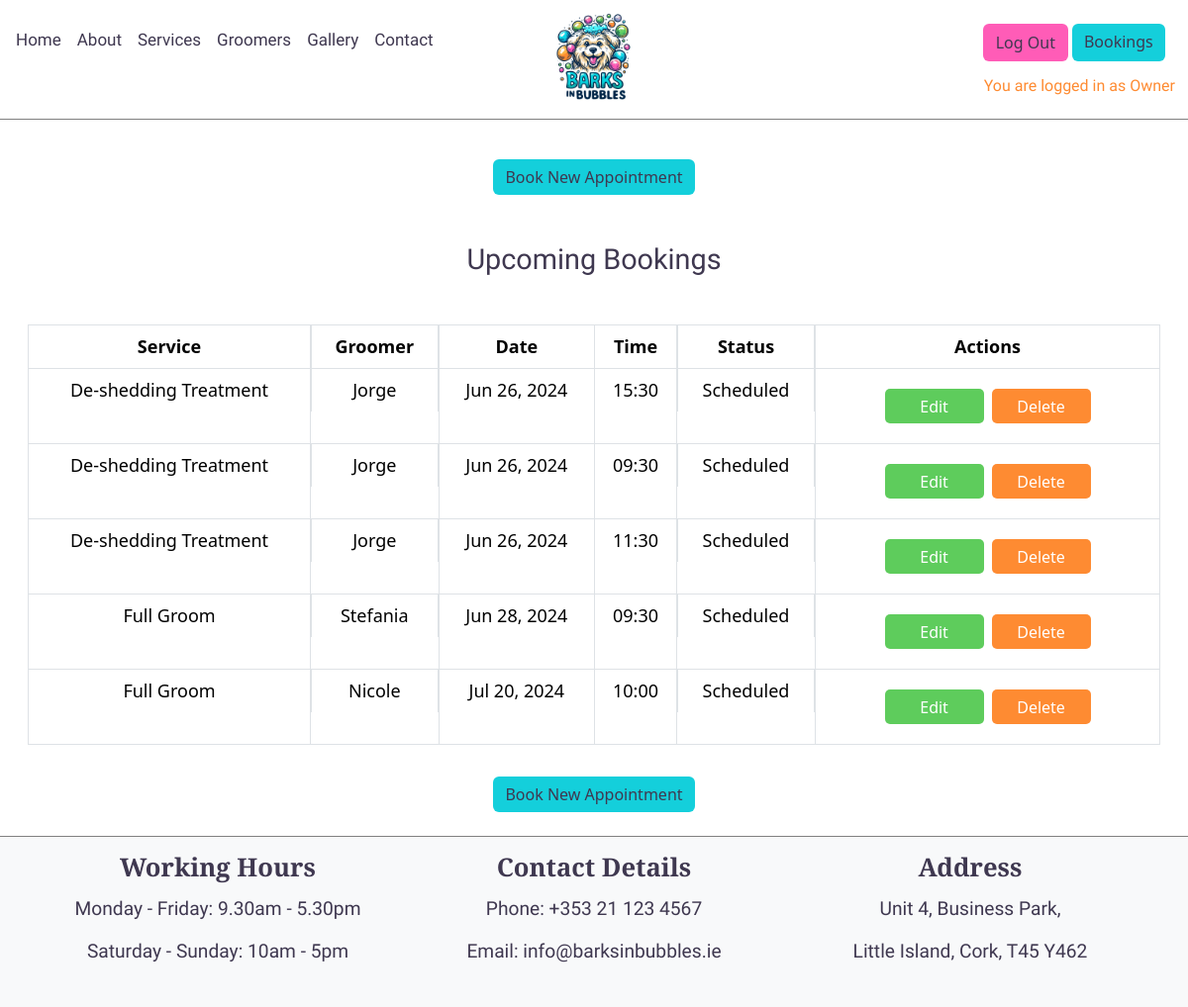
The app's page /appointment/my-appointments/ (signed in), older data.
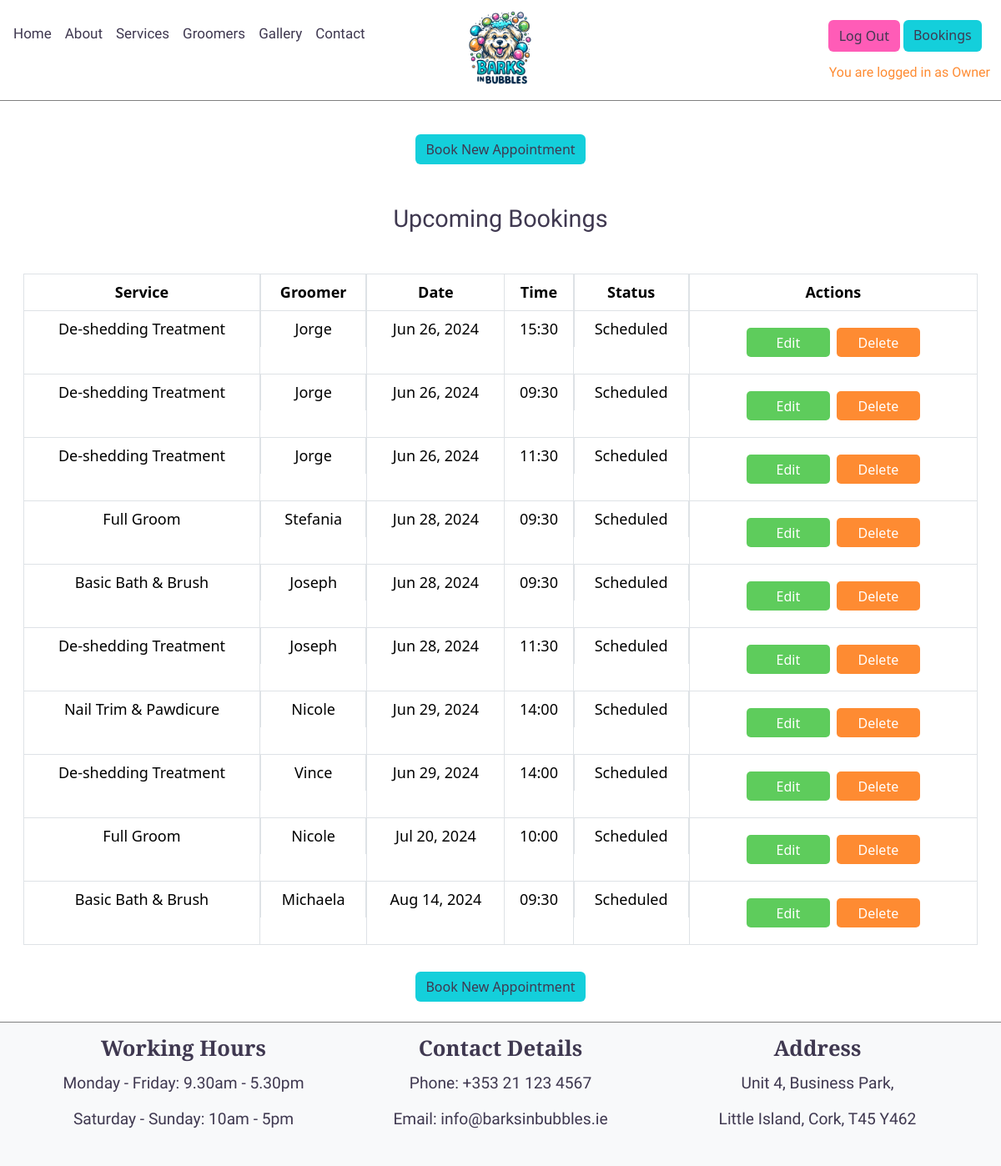
The same page, newer data.
### appointment/models.py (models this page shows, shortened)
class Appointment(models.Model):
    STATUS_CHOICES = [
        ('scheduled', 'Scheduled'),
        ('completed', 'Completed'),
        ('cancelled', 'Cancelled'),
    ]
    user = models.ForeignKey(User, on_delete=models.CASCADE)
    service = models.ForeignKey(Services, on_delete=models.CASCADE)
    groomer = models.ForeignKey(Groomers, on_delete=models.CASCADE)
    date = models.DateField(default=timezone.now)
    time = models.TimeField(default=time(9, 0))
    status = models.CharField(max_length=10,
                              choices=STATUS_CHOICES, default='scheduled')
    created_at = models.DateTimeField(auto_now_add=True)

### home/models.py (models this page shows, shortened)
class Services(models.Model):
    id = models.AutoField(primary_key=True)
    service_image = CloudinaryField('image', default='placeholder')
    name = models.CharField(max_length=200)
    description = models.TextField()
    price = models.DecimalField(max_digits=10, decimal_places=2)
    duration = models.DurationField()
    created_at = models.DateTimeField()
    position = models.PositiveIntegerField(default=0)
    class Meta:
        verbose_name_plural = "Services"
        ordering = ['position']
    """
    Convert duration (timedelta) to a string
    formatted as 'Xh Ym' representing hours and minutes.
    Source: https://stackoverflow.com/questions/2119472/
    convert-a-timedelta-to-days-hours-and-minutes
    """

### groomers/models.py (models this page shows, shortened)
class Groomers(models.Model):
    id = models.AutoField(primary_key=True)
    groomer_image = CloudinaryField('image', default='placeholder')
    name = models.CharField(max_length=200)
    description = models.TextField()
    updated_on = models.DateTimeField(auto_now=True)
    class Meta:
        verbose_name_plural = "Groomers"

### appointment/views.py (the view)
# urls.py: path('my-appointments/', my_appointments, name='my_appointments'),
def my_appointments(request):
    if request.user.is_authenticated:
        appointments = (
            Appointment.objects.filter(user=request.user).order_by('date')
            )
        return render(request,
                      "appointment/my_appointments.html",
                      {'appointments': appointments})
    else:
        return redirect(reverse('account_login'))

### appointment/templates/appointment/my_appointments.html (shortened to what this page needs)
{% extends 'base.html' %}
{% load static %}
{% block content %}
<div class="container-fluid mt-4">
  <div class="row justify-content-center mx-1">
      <div class="col-12">
          <div class="d-flex flex-column align-items-center">
              <a href="{% url 'appointment' %}" class="btn btn-book mt-3 w-45">Book New Appointment</a>
          </div> {% if user.is_authenticated and appointments %} <h1 class="text-center my-5">Upcoming Bookings</h1>
          <table class="table table-bordered text-center">
              <thead>
                  <tr>
                      <th>Service</th>
                      <th class="d-none d-lg-block">Groomer</th>
                      <th>Date</th>
                      <th>Time</th>
                      <th class="d-none d-lg-block">Status</th>
                      <th>Actions</th>
                  </tr>
              </thead>
              <tbody> {% for appointment in appointments %} <tr>
                      <td>{{ appointment.service.name }}</td>
                      <td class="d-none d-lg-block">{{ appointment.groomer.name }}</td>
                      <td>{{ appointment.date|date:"M d, Y" }}</td>
                      <td>{{ appointment.time|time:"H:i" }}</td>
                      <td class="d-none d-lg-block">{{ appointment.get_status_display }}</td>
                      <td>
                          <div class="d-flex flex-column flex-md-row justify-content-center my-md-2 mx-3">
                              <button class="btn btn-edit m-1" data-appointment-id="{{ appointment.id }}">Edit</button>
                              <button class="btn btn-delete m-1" data-appointment-id="{{ appointment.id }}">Delete</button>
                          </div>
                      </td>
                  </tr> {% endfor %} </tbody>
          </table>
          <div class="d-flex flex-column align-items-center">
              <a href="{% url 'appointment' %}" class="btn btn-book mt-3 w-45 mb-4">Book New Appointment</a>
          </div> {% endif %}
      </div>
  </div>
</div>
{% endblock %}

### templates/base.html (shortened to what this page needs)
{% load static %}
{% url 'home' as home_url %}
{% url 'gallery' as gallery_url %}
{% url 'contact' as contact_url %}
{% url 'groomers' as groomers_url %}
{% url 'account_login' as login_url %}
{% url 'account_signup' as signup_url %}
{% url 'account_logout' as logout_url %}
<!DOCTYPE html>
<html lang="en">
    <head>
        <link href="https://cdn.jsdelivr.net/npm/bootstrap@5.3.3/dist/css/bootstrap.min.css" rel="stylesheet"
>
        <link rel="stylesheet" href="{% static 'css/style.css' %}">
    </head>
    <body class="d-flex flex-column min-vh-100">
        <header class=" navbar-light bg-white pt-2 pb-3 sticky-top">
            <div class="d-flex justify-content-between align-items-start">
                <nav class="navbar navbar-expand-lg navbar-light mt-lg-1 px-3 px-lg-2 pb-0">
                    <div class="collapse navbar-collapse" id="navbarText">
                        <ul class="navbar-nav me-auto pl-3">
                            <li class="nav-item">
                                <a class="nav-link {% if request.path == home_url %}active" aria-current="page{% endif %}"
                                href="{% url 'home' %}">Home</a>
                            </li>
                            <li class="nav-item">
                                <a class="nav-link" href="{% url 'home' %}#about">About</a>
                            </li>
                            <li class="nav-item">
                                <a class="nav-link" href="{% url 'home' %}#services">Services</a>
                            </li>
                            <li class="nav-item">
                                <a class="nav-link {% if request.path == groomers_url %}active" aria-current="page{% endif %}"
                            href="{% url 'groomers' %}">Groomers</a>
                            </li>
                            <li class="nav-item">
                                <a class="nav-link {% if request.path == gallery_url %}active" aria-current="page{% endif %}"
                            href="{% url 'gallery' %}">Gallery</a>
                            </li>
                            <li class="nav-item">
                                <a class="nav-link {% if request.path == contact_url %}active" aria-current="page{% endif %}"
                                href="{% url 'contact' %}">Contact</a>
                            </li>
                        </ul>
                    </div>
                </nav>
                <div class="logo-container">
                    <a class="navbar-brand mx-3" href="{% url 'home' %}">
                        <img src="{% static 'images/logo/logo-barks-in-bubbles.webp' %}" alt="Barks in Bubbles Logo" class="img-logo" style="max-height: 100px;">
                    </a>
                </div>
                <div class="d-flex flex-column align-items-start my-0 my-md-3 my-lg-0">
                    <div class="header-buttons d-flex flex-column flex-md-row my-md-2 mx-1">
                        {% if user.is_authenticated %}
                        <a href="{% url 'account_logout' %}" class="btn btn-logout me-1 mt-2 {% if request.path == logout_url %}active{% endif %}" aria-current="page">Log Out</a>
                        <a href="{% url 'my_appointments' %}" class="btn btn-appointments me-1 mt-2">Bookings</a>
                        {% endif %}
                    </div>
                    <div class="auth d-none d-lg-block">
                        {% if user.is_authenticated %}
                        <p class="auth text-end fs-6 my-0 me-2">You are logged in as {{ user }}</p>
                        {% else %}
                        <p class="auth text-end fs-6 my-0 me-4">You are not logged in</p>
                        {% endif %}
                    </div>
                </div>
            </div>
        </header>
        <main>
            {% block content %}{% endblock content %}
        </main>
        <footer class="footer mt-auto py-3 bg-light">
            <div class="container text-center">
                <div class="row">
                    <div class="col-12 col-lg-4 mb-3 mb-md-0">
                        <h5 class="fw-bold">Working Hours</h5>
                        <p class="mb-1">Monday - Friday: 9.30am - 5.30pm</p>
                        <p class="mb-1">Saturday - Sunday: 10am - 5pm</p>
                    </div>
                    <div class="col-12 col-sm-6 col-lg-4 mb-3 mb-md-0">
                        <h5 class="fw-bold">Contact Details</h5>
                        <p class="mb-1">Phone: +353 21 123 4567</p>
                        <p class="mb-1">Email: info@barksinbubbles.ie</p>
                    </div>
                    <div class="col-12 col-sm-6 col-lg-4 mb-3 mb-md-0">
                        <h5 class="fw-bold">Address</h5>
                        <p class="mb-1">Unit 4, Business Park,</p>
                        <p class="mb-1">Little Island, Cork, T45 Y462</p>
                    </div>
                </div>
            </div>
        </footer>
    </body>
</html>

### static/css/style.css (style rules this page uses)
body { background-color: #ffff; }
h1 { font-family: "Righteous", sans-serif !important; font-size: 150% !important; color: #3f3850 }
h5, h6 { font-family: "Cormorant Upright", sans-serif !important; font-size: 160% !important; color: #3f3850 }
p { font-family: "Khula", sans-serif !important; font-size: 120% !important; padding: 5px; color: #3f3850; }
header { border-bottom: 1px solid grey; }
.nav-link { color: #3f3850 !important; font-size: 17px; font-family: "Righteous", sans-serif !important; }
.logo-container { position: absolute; left: 50%; transform: translateX(-50%); max-height: 100px; }
.btn-book { background-color: #14cfdb; border: 2px solid #14cfdb; color: #3f3850; font-weight: 400; }
.btn-book, .btn-appointments { background-color: #14cfdb !important; color: #3f3850; border: none; }
.btn-logout { background-color: #ff5cb7 !important; color: #3f3850; }
.auth { color: #fe8b32 !important; }
footer { border-top: 1px solid grey; }
.sign-out, .btn-delete { background-color: #fe8b32 !important; height: 35px; width: 100px; border-radius: 5px; color: #ffffff; border: none; }
.btn-contact, .btn-appointment, .btn-edit { background-color: #5ecc5c; height: 35px; width: 100px; border-radius: 5px; color: #ffffff; border: none; }
@media screen and (min-width: 320px) { html { scroll-padding-top: 260px; } }
@media screen and (min-width: 320px) { h1 { font-family: "Righteous", sans-serif !important; font-size: 180% !important; } }
@media screen and (min-width: 320px) { table { font-size: 12px !important; } }
@media screen and (min-width: 576px) { html { scroll-padding-top: 150px; } }
@media screen and (min-width: 576px) { table { font-size: 16px !important; } }
@media screen and (min-width: 992px) { html { scroll-padding-top: 145px; } }
@media screen and (min-width: 992px) { table { font-size: 18px !important; } }

Row changes from the older to the newer data that the page shows:
added Appointment: service.name "Basic Bath & Brush", groomer.name "Joseph", date "Jun 28, 2024", time "09:30", status "Scheduled"
added Appointment: service.name "De-shedding Treatment", groomer.name "Joseph", date "Jun 28, 2024", time "11:30", status "Scheduled"
added Appointment: service.name "Nail Trim & Pawdicure", groomer.name "Nicole", date "Jun 29, 2024", time "14:00", status "Scheduled"
added Appointment: service.name "De-shedding Treatment", groomer.name "Vince", date "Jun 29, 2024", time "14:00", status "Scheduled"
added Appointment: service.name "Basic Bath & Brush", groomer.name "Michaela", date "Aug 14, 2024", time "09:30", status "Scheduled"
